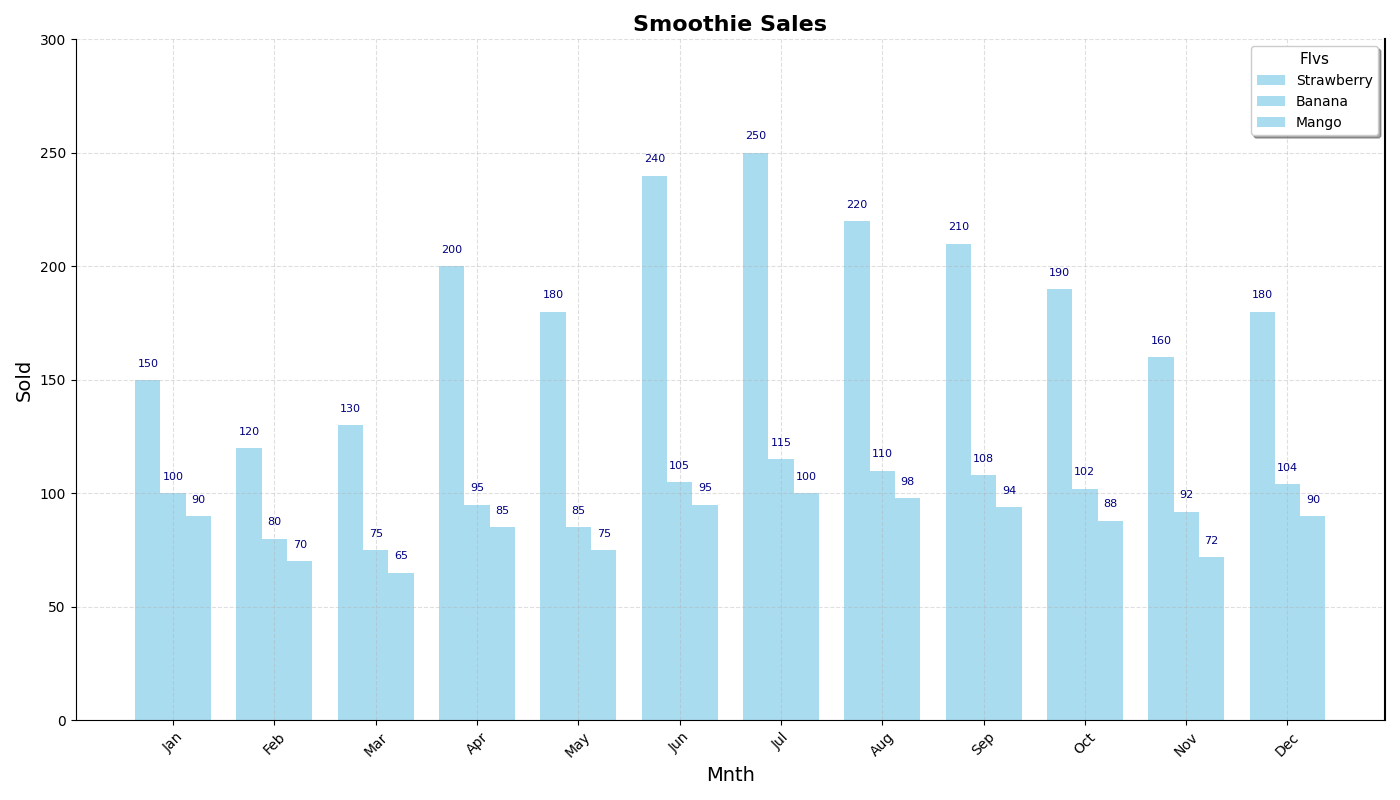

Write the Python code that produced this figure.
import matplotlib.pyplot as plt
import numpy as np

flavors = ['Strawberry', 'Banana', 'Mango']
sales_data = {
    'Strawberry': [150, 120, 130, 200, 180, 240, 250, 220, 210, 190, 160, 180],
    'Banana': [100, 80, 75, 95, 85, 105, 115, 110, 108, 102, 92, 104],
    'Mango': [90, 70, 65, 85, 75, 95, 100, 98, 94, 88, 72, 90]
}

total_sales = {flavor: sum(sales) for flavor, sales in sales_data.items()}
sorted_flavors = sorted(total_sales, key=total_sales.get, reverse=True)
sorted_sales_data = [sales_data[flavor] for flavor in sorted_flavors]

months = ['Jan', 'Feb', 'Mar', 'Apr', 'May', 'Jun', 'Jul', 'Aug', 'Sep', 'Oct', 'Nov', 'Dec']
months_idx = np.arange(len(months))

fig, ax = plt.subplots(figsize=(14, 8))

bar_width = 0.25
single_color = 'skyblue'

for i, flavor in enumerate(sorted_flavors):
    ax.bar(months_idx + i * bar_width, sorted_sales_data[i],
           width=bar_width, label=flavor, alpha=0.7, color=single_color)

# Simplified title and labels
ax.set_title('Smoothie Sales', fontsize=16, fontweight='bold')
ax.set_xlabel('Mnth', fontsize=14)
ax.set_ylabel('Sold', fontsize=14)
ax.set_xticks(months_idx + bar_width)
ax.set_xticklabels(months, fontsize=10, rotation=45)

ax.legend(title='Flvs', fontsize=10, title_fontsize='11', loc='upper right', shadow=True)
ax.grid(True, linestyle='--', alpha=0.4)

ax.spines['top'].set_visible(False)
ax.spines['right'].set_linewidth(1.5)
ax.set_ylim(0, 300)

for i, sales in enumerate(sorted_sales_data):
    for j, value in enumerate(sales):
        ax.text(j + i * bar_width, value + 5, str(value),
                ha='center', va='bottom', fontsize=8, color='navy')

plt.tight_layout()
plt.show()
